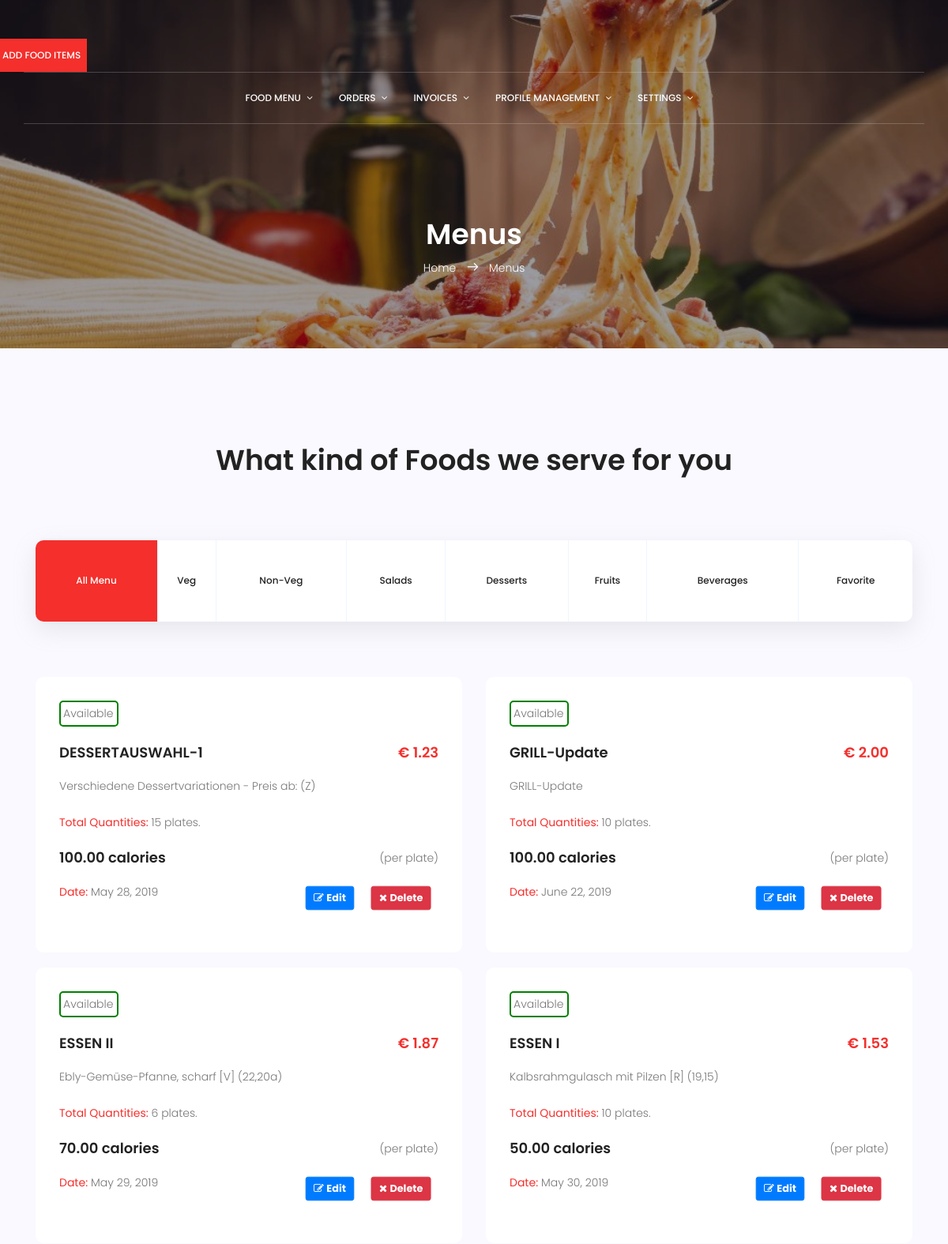
Page /menu/admin-menu/ (signed in, upper part) on the earlier database version.
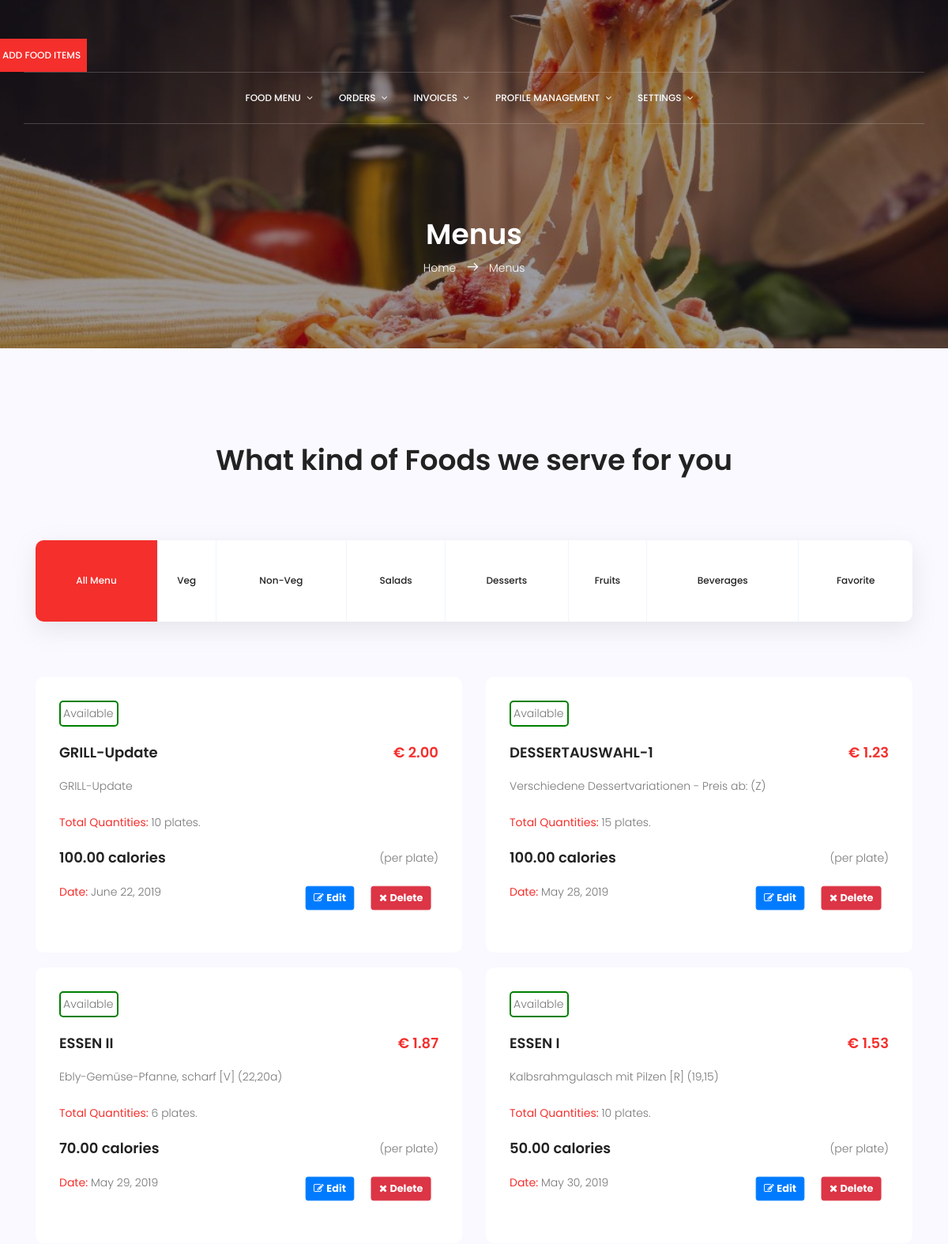
Same page on the later database version.
### menus/models.py (models this page shows, shortened)
class Menu(models.Model):
    title           = models.CharField(max_length=50)
    description     = models.TextField(null=True, blank=True)
    category        = models.CharField(max_length=120, choices=CATEGORY_CHOICES)
    status          = models.CharField(max_length=120, choices=STATUS_CHOICES, default="Not Available")
    calories        = models.DecimalField(max_digits=100, decimal_places=2, default=0.00)
    price_student   = models.DecimalField(max_digits=100, decimal_places=2, default=0.00)
    price_guest     = models.DecimalField(max_digits=100, decimal_places=2, default=0.00)
    price_attendant = models.DecimalField(max_digits=100, decimal_places=2, default=0.00)
    day             = models.DateField()
    slug            = models.SlugField(unique=True)
    quantity        = models.IntegerField(default=0)
    timestamp       = models.DateTimeField(auto_now_add=True, auto_now=False)
    update          = models.DateTimeField(auto_now_add=False, auto_now=True)
    def get_description(self):
        if len(self.description) > 50:
            return self.description[:50] + " ........."
        return self.description

### menus/views.py (the view)
# urls.py: path('admin-menu/', views.MenuView.as_view(), name="admin-menu"),
class MenuView(LoginRequiredMixin, ListView):
    template_name = "admin_temp/menu/menu.html"
    model = Menu
    ordering = ['-update']
    paginate_by = 4
    def get_queryset(self):
        query_set = super().get_queryset()
        return query_set

### templates/admin_temp/menu/menu.html (shortened to what this page needs)
{% extends '../base.html' %}
{% block content %}
<section class="menu-area section-gap" id="menu">
    <div class="container">
        <div class="row d-flex justify-content-center">
            <div class="menu-content pb-70 col-lg-8">
                <div class="title text-center">
                    <h1 class="mb-10">What kind of Foods we serve for you</h1>
                </div>
            </div>
        </div>
        <ul class="filter-wrap filters col-lg-12 no-padding">
            <li class="active" data-filter="*">All Menu</li>
            <li data-filter=".Veg">Veg</li>
            <li data-filter=".Non-Veg">Non-Veg</li>
            <li data-filter=".Salads">Salads</li>
            <li data-filter=".Desserts">Desserts</li>
            <li data-filter=".Fruits">Fruits</li>
            <li data-filter=".Beverages">Beverages</li>
            <li data-filter=".Favorite">Favorite</li>
        </ul>
        <div class="filters-content">
            <div class="row grid">
                {% for menu in object_list %}
                <div class="col-md-6 all {{ menu.category }}">
                    <div class="single-menu">
                        {% ifequal menu.status "Available" %}
                        <div class="boxed green">
                            <p>{{ menu.status }}</p>
                        </div>
                        {% else %}
                        <div class="boxed red">
                            <p>{{ menu.status }}</p>
                        </div>
                        {% endifequal %}
                        <br>
                        <div class="title-wrap d-flex justify-content-between">
                            <h4>{{ menu.title }}</h4>
                            <h4 class="price">&euro; {{ menu.price_student }}</h4>
                        </div>
                        <p>
                            {{ menu.get_description }}
                        </p>
                        <br>
                        <p>
                            <b>Total Quantities: </b>{{menu.quantity}} plates.
                        </p>
                        <br>
                        <div class="title-wrap d-flex justify-content-between">
                            <h4 class="calorie">{{ menu.calories }} calories </h4>
                            <p>(per plate)</p>
                        </div>
                        <div class="title-wrap d-flex justify-content-between">
                            <p><b>Date:</b> {{ menu.day }}</p>
                            <div>
                                <a href="{% url 'menu-update' menu.id %}" class="btn btn-primary a-btn-slide-text">
                                    <span class="fa fa-edit" aria-hidden="true"></span>
                                    <span><strong>Edit</strong></span>
                                </a>
                                <a href="{% url 'menu-delete' menu.id %}" onClick="return confirm('Delete This Menu?')" class="btn btn-danger a-btn-slide-text">
                                    <span class="fa fa-remove" aria-hidden="true"></span>
                                    <span><strong>Delete</strong></span>
                                </a>
                            </div>
                        </div>
                    </div>
                </div>
                {% endfor %}
            </div>
        </div>
        <br /><br />
    </div>
</section>
{% endblock %}

Differences in the rows shown:
changed Menu "GRILL-Update": moves up the list
